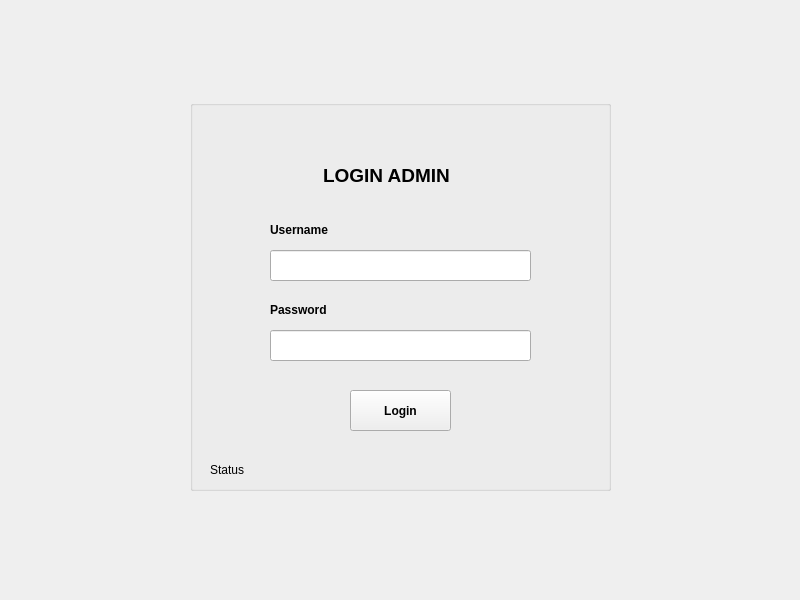
<?xml version="1.0" encoding="UTF-8"?>
<ui version="4.0">
 <class>Login</class>
 <widget class="QDialog" name="Login">
  <property name="geometry">
   <rect>
    <x>0</x>
    <y>0</y>
    <width>800</width>
    <height>600</height>
   </rect>
  </property>
  <property name="windowTitle">
   <string>Dialog</string>
  </property>
  <widget class="QGroupBox" name="groupBox">
   <property name="geometry">
    <rect>
     <x>190</x>
     <y>100</y>
     <width>421</width>
     <height>391</height>
    </rect>
   </property>
   <property name="font">
    <font>
     <bold>true</bold>
    </font>
   </property>
   <property name="cursor">
    <cursorShape>ArrowCursor</cursorShape>
   </property>
   <property name="autoFillBackground">
    <bool>false</bool>
   </property>
   <property name="styleSheet">
    <string notr="true">border-color: rgb(48, 48, 48);</string>
   </property>
   <property name="inputMethodHints">
    <set>Qt::ImhNone</set>
   </property>
   <widget class="QLabel" name="label">
    <property name="geometry">
     <rect>
      <x>133</x>
      <y>60</y>
      <width>155</width>
      <height>31</height>
     </rect>
    </property>
    <property name="font">
     <font>
      <pointsize>14</pointsize>
      <bold>true</bold>
     </font>
    </property>
    <property name="whatsThis">
     <string>&lt;html&gt;&lt;head/&gt;&lt;body&gt;&lt;p align=&quot;center&quot;&gt;zx&lt;/p&gt;&lt;/body&gt;&lt;/html&gt;</string>
    </property>
    <property name="styleSheet">
     <string notr="true">#label{
text-align:ceqconicalgradient(cx:0.5, cy:0.5, angle:0, stop:0 rgba(255, 255, 255, 255), stop:0.373979 rgba(255, 255, 255, 255), stop:0.373991 rgba(33, 30, 255, 255), stop:0.624018 rgba(33, 30, 255, 255), stop:0.624043 rgba(255, 0, 0, 255), stop:1 rgba(255, 0, 0, 255))nter;
color:black;
}</string>
    </property>
    <property name="text">
     <string>LOGIN ADMIN</string>
    </property>
   </widget>
   <widget class="QLabel" name="label_2">
    <property name="geometry">
     <rect>
      <x>80</x>
      <y>120</y>
      <width>71</width>
      <height>20</height>
     </rect>
    </property>
    <property name="font">
     <font>
      <bold>true</bold>
     </font>
    </property>
    <property name="text">
     <string>Username</string>
    </property>
   </widget>
   <widget class="QLabel" name="label_3">
    <property name="geometry">
     <rect>
      <x>80</x>
      <y>200</y>
      <width>66</width>
      <height>20</height>
     </rect>
    </property>
    <property name="font">
     <font>
      <bold>true</bold>
     </font>
    </property>
    <property name="text">
     <string>Password</string>
    </property>
   </widget>
   <widget class="QLineEdit" name="password">
    <property name="geometry">
     <rect>
      <x>80</x>
      <y>230</y>
      <width>261</width>
      <height>31</height>
     </rect>
    </property>
    <property name="autoFillBackground">
     <bool>false</bool>
    </property>
    <property name="echoMode">
     <enum>QLineEdit::Password</enum>
    </property>
   </widget>
   <widget class="QPushButton" name="btnLogin">
    <property name="geometry">
     <rect>
      <x>160</x>
      <y>290</y>
      <width>101</width>
      <height>41</height>
     </rect>
    </property>
    <property name="font">
     <font>
      <bold>true</bold>
     </font>
    </property>
    <property name="styleSheet">
     <string notr="true"/>
    </property>
    <property name="inputMethodHints">
     <set>Qt::ImhNone</set>
    </property>
    <property name="text">
     <string>Login</string>
    </property>
    <property name="iconSize">
     <size>
      <width>40</width>
      <height>40</height>
     </size>
    </property>
    <property name="checkable">
     <bool>false</bool>
    </property>
    <property name="autoRepeat">
     <bool>false</bool>
    </property>
    <property name="autoExclusive">
     <bool>false</bool>
    </property>
    <property name="autoDefault">
     <bool>false</bool>
    </property>
   </widget>
   <widget class="QLineEdit" name="username">
    <property name="enabled">
     <bool>true</bool>
    </property>
    <property name="geometry">
     <rect>
      <x>80</x>
      <y>150</y>
      <width>261</width>
      <height>31</height>
     </rect>
    </property>
    <property name="autoFillBackground">
     <bool>false</bool>
    </property>
    <property name="echoMode">
     <enum>QLineEdit::Normal</enum>
    </property>
    <property name="alignment">
     <set>Qt::AlignLeading|Qt::AlignLeft|Qt::AlignVCenter</set>
    </property>
    <property name="dragEnabled">
     <bool>false</bool>
    </property>
    <property name="placeholderText">
     <string/>
    </property>
    <property name="cursorMoveStyle">
     <enum>Qt::VisualMoveStyle</enum>
    </property>
    <property name="clearButtonEnabled">
     <bool>false</bool>
    </property>
   </widget>
   <widget class="QLabel" name="labelLogin">
    <property name="geometry">
     <rect>
      <x>20</x>
      <y>360</y>
      <width>211</width>
      <height>20</height>
     </rect>
    </property>
    <property name="styleSheet">
     <string notr="true">color: rgb(0, 0, 0);</string>
    </property>
    <property name="text">
     <string>Status</string>
    </property>
    <property name="alignment">
     <set>Qt::AlignLeading|Qt::AlignLeft|Qt::AlignVCenter</set>
    </property>
   </widget>
  </widget>
 </widget>
 <resources/>
 <connections/>
</ui>
